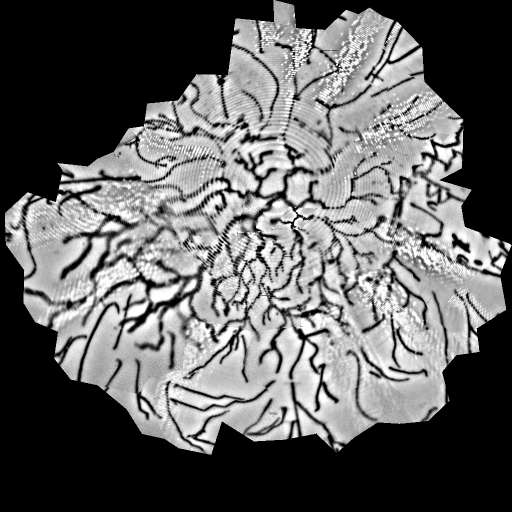
%> input picture texture generation/test.png, 1024 x 1024 px (shown at 1/2 size)
$ octave test_pyramid.m   (GNU Octave 9; MATLAB toolbox functions it lacks are replaced by stand-ins)
%> lines starting %> are read from the running program, lines starting %| are printed output that depends on the picture
img1=imread('test.png');
%> img1 is the input picture: size 1024x1024 uint8; min 0, max 255, mean 97.8
img1= imresize(img1, [1025 1025]);
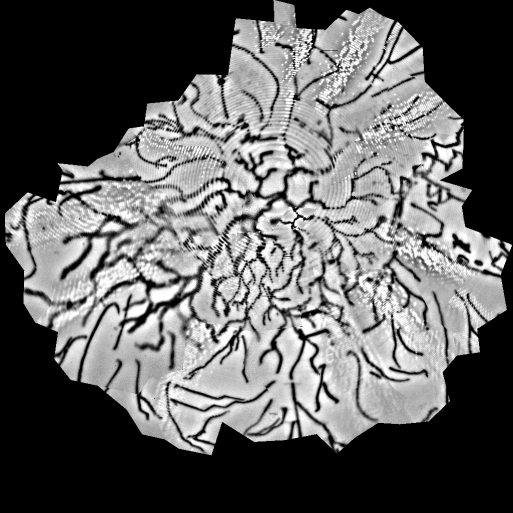
%> img1: size 1025x1025 uint8 (shown at 1/2 size); min 0, max 255, mean 97.8
pyramid_img=impyramid(img1, 'reduce');
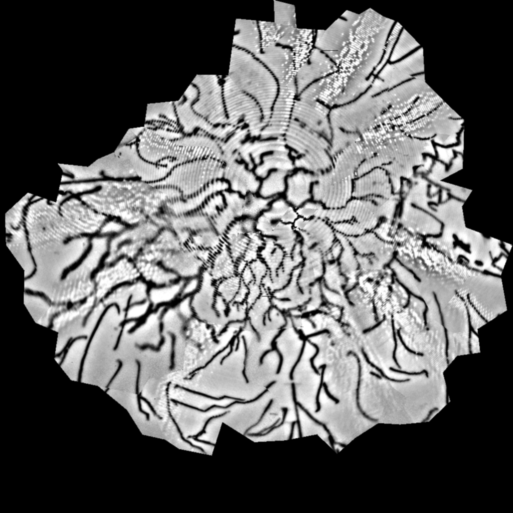
%> pyramid_img: size 513x513 uint8; min 0, max 255, mean 97.6
img2=impyramid(pyramid_img, 'expand');
img3=img1-img2;
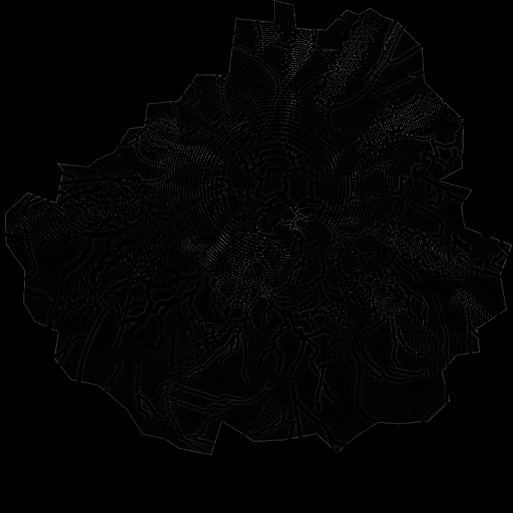
%> img3: size 1025x1025 uint8 (shown at 1/2 size); min 0, max 160, mean 3.1
imshow(img3);
